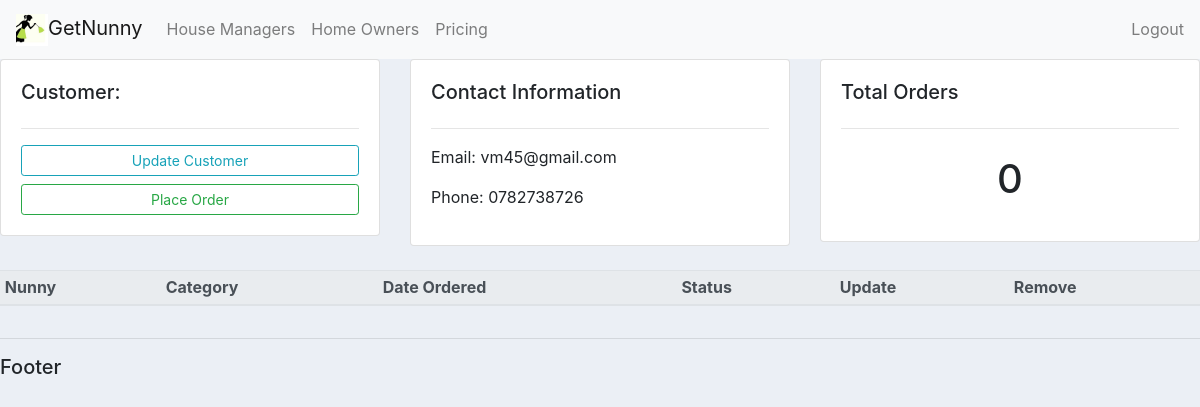
/homeowner/3/, run on an earlier commit of the app's database.
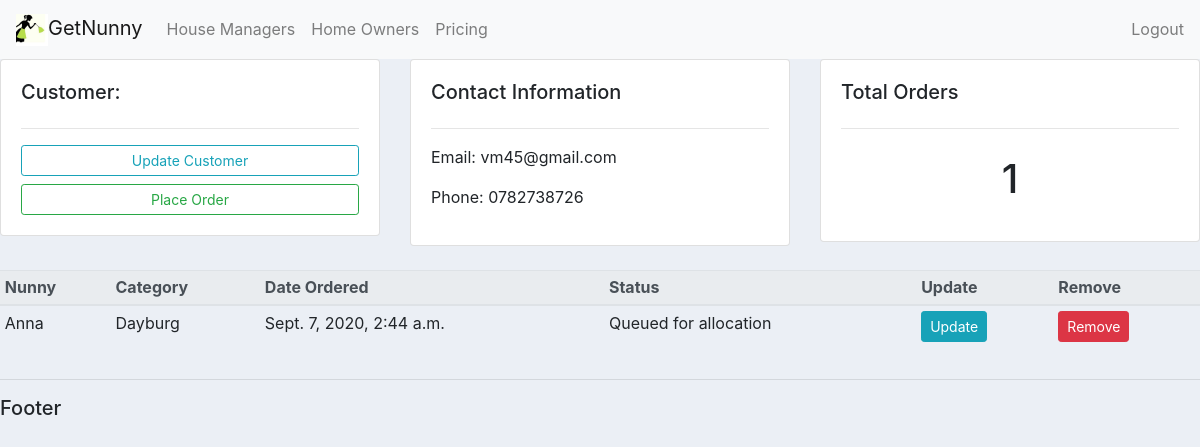
And on a later commit of the database.
### accounts/models.py (models this page shows, shortened)
class Order(models.Model):
    STATUS =(
        ('Pending', 'Pending'),
        ('Queued for allocation','Queued for allocation'),
        ('Allocated','Allocated' )
    )
    houseowner = models.ForeignKey(HouseOwner, null=True, on_delete=models.SET_NULL)
    nunny = models.ForeignKey(Nunny, null=True, on_delete=models.SET_NULL)
    date_created = models.DateTimeField(auto_now_add=True, null=True)
    status = models.CharField(max_length=100, null=True, choices=STATUS )

class Nunny(models.Model):
    CATEGORY=(
        ('LiveIn', 'LiveIn'),
        ('Dayburg','Dayburg'),
        ('Emmergency','Emergency' )
    )
    name = models.CharField(max_length=100, null=True)
    phone = models.CharField(max_length=100, null=True)
    email = models.CharField(max_length=100, null=True)
    age = models.CharField(max_length=100, null=True)
    location = models.CharField(max_length=100, null=True)
    tribe = models.CharField(max_length=100, null=True)
    language = models.CharField(max_length=100, null=True)
    photo = models.ImageField(null=True)
    education = models.CharField(max_length=100, null=True)
    religion = models.CharField(max_length=100, null=True)
    denomination = models.CharField(max_length=100, null=True)
    contact_person = models.CharField(max_length=100, null=True)
    date_created = models.DateTimeField(auto_now_add=True, null=True)
    pay_range = models.FloatField( blank=True, null=True)
    category = models.CharField(max_length=100, null=True, choices=CATEGORY)
    description =  models.CharField(max_length=200, null=True, blank=True)
    tags = models.ManyToManyField(Tag)
    def __str__(self):
        return self.name

### accounts/views.py (the view)
# urls.py: path('homeowner/<str:pk_homeowner>/', views.homeowner, name="homeowner"),
def homeowner(request, pk_homeowner):
    homeowner = HouseOwner.objects.get(id=pk_homeowner)
    orders = homeowner.order_set.all()
    order_count = orders.count()
    context = {'homeowner': homeowner , 'orders':orders, 'order_count':order_count}
    return render(request, 'accounts/homeowners-detail-view.html', context)

### accounts/templates/accounts/homeowners-detail-view.html
{% extends 'accounts/main.html' %}
{% block content %}
<div class="row">
	<div class="col-md">
		<div class="card card-body">
			<h5>Customer:</h5>
			<hr>
			<a class="btn btn-outline-info  btn-sm btn-block" href="">Update Customer</a>
			<a class="btn btn-outline-success  btn-sm btn-block" href="{% url 'create_order' %}">Place Order</a>
		</div>
	</div>
	<div class="col-md">
		<div class="card card-body">
			<h5>Contact Information</h5>
			<hr>
			<p>Email: {{homeowner.email}}</p>
			<p>Phone: {{homeowner.phone}}</p>
		</div>
	</div>
	<div class="col-md">
		<div class="card card-body">
			<h5>Total Orders</h5>
			<hr>
			<h1 style="text-align: center;padding: 10px">{{order_count}}</h1>
		</div>
	</div>
</div>
<br>
<div class="row">
    <div class="col-md-12">
        <table class="table table-sm">
            <thead class="thead-light">
              <tr>
                <th scope="col">Nunny</th>
                <th scope="col">Category</th>
                <th scope="col">Date Ordered</th>
                <th scope="col">Status</th>
                <th scope="col"> Update</th>
                <th scope="col"> Remove</th>
              </tr>
            </thead>
            <tbody>
              {% for order in orders %}
              <tr>
                <td>{{order.nunny}}</td>
                <td>{{order.nunny.category}}</td>
                <td>{{order.date_created}}</td>
                <td>{{order.status}}</td>
                <td><a href="{% url 'update_order' order.id%}" class="btn btn-sm btn-info">Update</a></td>
                <td><a href="{% url 'delete_order' order.id%}" class="btn btn-sm btn-danger">Remove</td>
              </tr>
              {% endfor %}
            </tbody>
          </table>
    </div>
</div>
{% endblock %}

What changed in the data, as far as the page shows it:
added Order: nunny "Anna", nunny.category "Dayburg", date_created "Sept. 7, 2020, 2:44 a.m.", status "Queued for allocation"
Also different on the page:
{{ order_count }}: "0" → "1"
